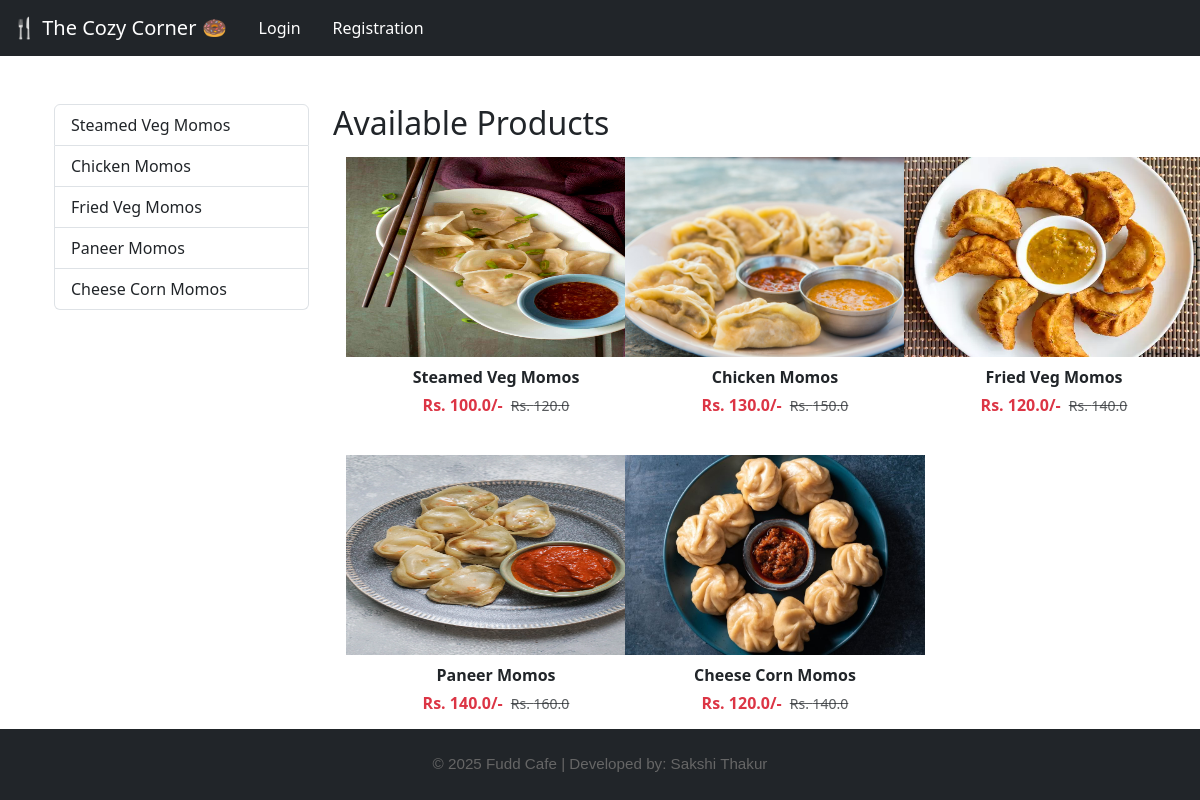
/category/MM, run on the app's committed database.
### app/models.py (models this page shows, shortened)
class Product(models.Model):
    title = models.CharField(max_length=100)
    selling_price = models.FloatField()
    discounted_price = models.FloatField()
    description = models.TextField()
    composition = models.TextField()  # Fixed the typo (conposition -> composition)
    prodapp = models.TextField(default='')
    category = models.CharField(choices=CATEGORY_CHOICES, max_length=2)
    product_image = models.ImageField(upload_to='product')

### app/views.py (the view)
# urls.py: path('category/<slug:val>', views.CategoryView.as_view(), name="category"),
class CategoryView(View):
    def get(self, request, val):
        product = Product.objects.filter(category=val)
        title = Product.objects.filter(category=val).values('title')
        return render(request, "app/category.html",locals())

### app/templates/app/category.html (shortened to what this page needs)
{% extends 'app/base.html' %}
{% load static %}
{% block main-content %}
<div class="container my-5">
    <div class="row">
        <div class="col-sm-3">
            <div class="list-group">
                {% for val in title %}
                <a href="{% url 'category-title' val.title %}"
                       class="list-group-item list-group-item-action" aria-current="true">{{ val.title }}</a>
                {% endfor %}
            </div>
        </div>
        <div class="col-sm-9">
            {% if product %}
                <h2>Available Products</h2>
                <div class="row">
                    {% for prod in product %}
                    <div class="col-md-4 text-center mb-4">
                        <a href="{% url 'product-detail' prod.id %}" class="btn">
                            <img src="{{ prod.product_image.url }}" width="300px" height="200px" alt="{{ prod.title }}" />
                            <div class="fw-bold mt-2">{{ prod.title }}</div>
                            <div class="mt-1 d-flex justify-content-center align-items-center">
                                <span class="fw-bold text-danger me-2">
                                    Rs. {{ prod.discounted_price }}/-
                                </span>
                                <small class="fw-light text-decoration-line-through text-muted">
                                    Rs. {{ prod.selling_price }}
                                </small>
                            </div>
                        </a>
                    </div>
                    {% endfor %}
                </div>
            {% else %}
                <h2 class="text-center text-muted">No products available in this category.</h2>
            {% endif %}
        </div>
    </div>
</div>
{% endblock main-content %}

### data on the page
Product: product_image (picture), title "Steamed Veg Momos", discounted_price "100.0", selling_price "120.0"
Product: product_image (picture), title "Chicken Momos", discounted_price "130.0", selling_price "150.0"
Product: product_image (picture), title "Fried Veg Momos", discounted_price "120.0", selling_price "140.0"
Product: product_image (picture), title "Paneer Momos", discounted_price "140.0", selling_price "160.0"
Product: product_image (picture), title "Cheese Corn Momos", discounted_price "120.0", selling_price "140.0"

### other printed values
{{ val.title }} "Steamed Veg Momos" "Chicken Momos" "Fried Veg Momos" "Paneer Momos" "Cheese Corn Momos"
